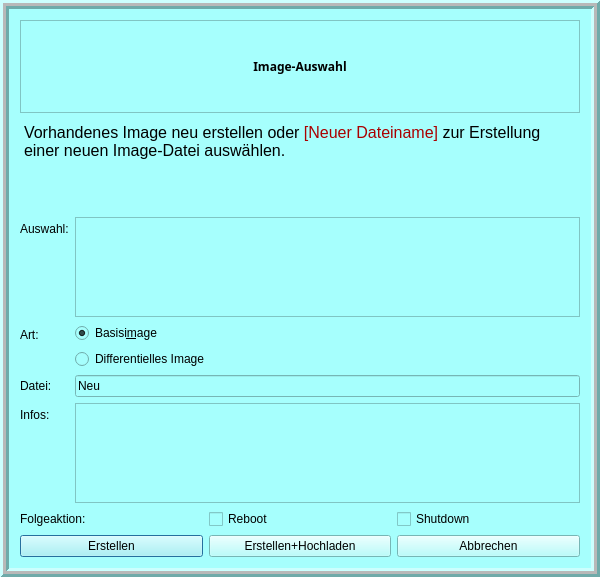
<?xml version="1.0" encoding="UTF-8"?>
<ui version="4.0">
 <class>linboImageSelector</class>
 <widget class="QDialog" name="linboImageSelector">
  <property name="geometry">
   <rect>
    <x>0</x>
    <y>0</y>
    <width>600</width>
    <height>577</height>
   </rect>
  </property>
  <property name="minimumSize">
   <size>
    <width>600</width>
    <height>400</height>
   </size>
  </property>
  <property name="windowTitle">
   <string>Image erstellen</string>
  </property>
  <property name="whatsThis">
   <string/>
  </property>
  <property name="styleSheet">
   <string notr="true">background-color: rgb(166, 255, 253);</string>
  </property>
  <property name="modal">
   <bool>true</bool>
  </property>
  <layout class="QHBoxLayout" name="horizontalLayout_3">
   <property name="leftMargin">
    <number>0</number>
   </property>
   <property name="topMargin">
    <number>0</number>
   </property>
   <property name="rightMargin">
    <number>0</number>
   </property>
   <property name="bottomMargin">
    <number>0</number>
   </property>
   <item>
    <widget class="QFrame" name="frame">
     <property name="frameShape">
      <enum>QFrame::Box</enum>
     </property>
     <property name="frameShadow">
      <enum>QFrame::Raised</enum>
     </property>
     <property name="lineWidth">
      <number>3</number>
     </property>
     <property name="midLineWidth">
      <number>3</number>
     </property>
     <layout class="QVBoxLayout" name="verticalLayout_2">
      <item>
       <widget class="QLabel" name="dialogTitle">
        <property name="font">
         <font>
          <family>Adobe Courier</family>
          <weight>75</weight>
          <bold>true</bold>
         </font>
        </property>
        <property name="autoFillBackground">
         <bool>false</bool>
        </property>
        <property name="frameShape">
         <enum>QFrame::StyledPanel</enum>
        </property>
        <property name="frameShadow">
         <enum>QFrame::Raised</enum>
        </property>
        <property name="lineWidth">
         <number>2</number>
        </property>
        <property name="text">
         <string>Image-Auswahl</string>
        </property>
        <property name="alignment">
         <set>Qt::AlignCenter</set>
        </property>
       </widget>
      </item>
      <item>
       <widget class="QTextEdit" name="textEdit">
        <property name="sizePolicy">
         <sizepolicy hsizetype="Preferred" vsizetype="Preferred">
          <horstretch>0</horstretch>
          <verstretch>0</verstretch>
         </sizepolicy>
        </property>
        <property name="minimumSize">
         <size>
          <width>0</width>
          <height>50</height>
         </size>
        </property>
        <property name="styleSheet">
         <string notr="true">background-color: rgba(255, 255, 255, 0);</string>
        </property>
        <property name="frameShape">
         <enum>QFrame::NoFrame</enum>
        </property>
        <property name="frameShadow">
         <enum>QFrame::Plain</enum>
        </property>
        <property name="sizeAdjustPolicy">
         <enum>QAbstractScrollArea::AdjustToContentsOnFirstShow</enum>
        </property>
        <property name="readOnly">
         <bool>true</bool>
        </property>
        <property name="html">
         <string>&lt;!DOCTYPE HTML PUBLIC &quot;-//W3C//DTD HTML 4.0//EN&quot; &quot;http://www.w3.org/TR/REC-html40/strict.dtd&quot;&gt;
&lt;html&gt;&lt;head&gt;&lt;meta name=&quot;qrichtext&quot; content=&quot;1&quot; /&gt;&lt;style type=&quot;text/css&quot;&gt;
p, li { white-space: pre-wrap; }
&lt;/style&gt;&lt;/head&gt;&lt;body style=&quot; font-family:'Sans Serif'; font-size:9pt; font-weight:400; font-style:normal;&quot;&gt;
&lt;p style=&quot; margin-top:0px; margin-bottom:0px; margin-left:0px; margin-right:0px; -qt-block-indent:0; text-indent:0px;&quot;&gt;&lt;span style=&quot; font-size:12pt;&quot;&gt;Vorhandenes Image neu erstellen oder &lt;/span&gt;&lt;span style=&quot; font-size:12pt; color:#aa0000;&quot;&gt;[Neuer Dateiname]&lt;/span&gt;&lt;span style=&quot; font-size:12pt;&quot;&gt; zur Erstellung einer neuen Image-Datei auswählen.&lt;/span&gt;&lt;/p&gt;&lt;/body&gt;&lt;/html&gt;</string>
        </property>
       </widget>
      </item>
      <item>
       <layout class="QFormLayout" name="formLayout">
        <property name="sizeConstraint">
         <enum>QLayout::SetFixedSize</enum>
        </property>
        <item row="0" column="0">
         <widget class="QLabel" name="label_3">
          <property name="text">
           <string>Auswahl:</string>
          </property>
         </widget>
        </item>
        <item row="0" column="1">
         <widget class="QListWidget" name="listBox">
          <property name="sizePolicy">
           <sizepolicy hsizetype="Preferred" vsizetype="Preferred">
            <horstretch>0</horstretch>
            <verstretch>0</verstretch>
           </sizepolicy>
          </property>
          <property name="minimumSize">
           <size>
            <width>300</width>
            <height>100</height>
           </size>
          </property>
          <property name="sizeAdjustPolicy">
           <enum>QAbstractScrollArea::AdjustToContentsOnFirstShow</enum>
          </property>
         </widget>
        </item>
        <item row="1" column="0">
         <widget class="QLabel" name="label_2">
          <property name="text">
           <string>Art:</string>
          </property>
         </widget>
        </item>
        <item row="1" column="1">
         <layout class="QVBoxLayout" name="verticalLayout">
          <item>
           <widget class="QRadioButton" name="baseRadioButton">
            <property name="sizePolicy">
             <sizepolicy hsizetype="Preferred" vsizetype="Fixed">
              <horstretch>0</horstretch>
              <verstretch>0</verstretch>
             </sizepolicy>
            </property>
            <property name="text">
             <string>Basisi&amp;mage</string>
            </property>
            <property name="checked">
             <bool>true</bool>
            </property>
            <attribute name="buttonGroup">
             <string notr="true">imageButtons</string>
            </attribute>
           </widget>
          </item>
          <item>
           <widget class="QRadioButton" name="incrRadioButton">
            <property name="sizePolicy">
             <sizepolicy hsizetype="Preferred" vsizetype="Fixed">
              <horstretch>0</horstretch>
              <verstretch>0</verstretch>
             </sizepolicy>
            </property>
            <property name="text">
             <string>Differentielles Image</string>
            </property>
            <attribute name="buttonGroup">
             <string notr="true">imageButtons</string>
            </attribute>
           </widget>
          </item>
         </layout>
        </item>
        <item row="2" column="0">
         <widget class="QLabel" name="textLabel2_2">
          <property name="text">
           <string>Datei:</string>
          </property>
          <property name="wordWrap">
           <bool>false</bool>
          </property>
         </widget>
        </item>
        <item row="2" column="1">
         <widget class="QLineEdit" name="specialName">
          <property name="text">
           <string>Neu</string>
          </property>
         </widget>
        </item>
        <item row="3" column="0">
         <widget class="QLabel" name="descriptionLabel">
          <property name="text">
           <string>Infos:</string>
          </property>
          <property name="wordWrap">
           <bool>false</bool>
          </property>
         </widget>
        </item>
        <item row="3" column="1">
         <widget class="QTextEdit" name="infoEditor">
          <property name="sizePolicy">
           <sizepolicy hsizetype="Preferred" vsizetype="Preferred">
            <horstretch>0</horstretch>
            <verstretch>0</verstretch>
           </sizepolicy>
          </property>
          <property name="minimumSize">
           <size>
            <width>300</width>
            <height>100</height>
           </size>
          </property>
          <property name="sizeAdjustPolicy">
           <enum>QAbstractScrollArea::AdjustToContentsOnFirstShow</enum>
          </property>
         </widget>
        </item>
       </layout>
      </item>
      <item>
       <layout class="QHBoxLayout" name="horizontalLayout_2">
        <item>
         <widget class="QLabel" name="label">
          <property name="text">
           <string>Folgeaktion:</string>
          </property>
         </widget>
        </item>
        <item>
         <widget class="QCheckBox" name="checkReboot">
          <property name="sizePolicy">
           <sizepolicy hsizetype="Preferred" vsizetype="Fixed">
            <horstretch>0</horstretch>
            <verstretch>0</verstretch>
           </sizepolicy>
          </property>
          <property name="text">
           <string>Reboot</string>
          </property>
         </widget>
        </item>
        <item>
         <widget class="QCheckBox" name="checkShutdown">
          <property name="sizePolicy">
           <sizepolicy hsizetype="Preferred" vsizetype="Fixed">
            <horstretch>0</horstretch>
            <verstretch>0</verstretch>
           </sizepolicy>
          </property>
          <property name="text">
           <string>Shutdown</string>
          </property>
         </widget>
        </item>
       </layout>
      </item>
      <item>
       <layout class="QHBoxLayout" name="horizontalLayout">
        <item>
         <widget class="QPushButton" name="createButton">
          <property name="sizePolicy">
           <sizepolicy hsizetype="Preferred" vsizetype="Fixed">
            <horstretch>0</horstretch>
            <verstretch>0</verstretch>
           </sizepolicy>
          </property>
          <property name="toolTip">
           <string>Erstellt das ausgewählte Image&lt;br&gt;im lokalen Cache</string>
          </property>
          <property name="text">
           <string>Erstellen</string>
          </property>
         </widget>
        </item>
        <item>
         <widget class="QPushButton" name="createUploadButton">
          <property name="sizePolicy">
           <sizepolicy hsizetype="Preferred" vsizetype="Fixed">
            <horstretch>0</horstretch>
            <verstretch>0</verstretch>
           </sizepolicy>
          </property>
          <property name="toolTip">
           <string>Erstellt das ausgewählte Image im lokalen Cache und lädt es &lt;br&gt; anschliessend auf den Server hoch</string>
          </property>
          <property name="text">
           <string>Erstellen+Hochladen</string>
          </property>
         </widget>
        </item>
        <item>
         <widget class="QPushButton" name="cancelButton">
          <property name="sizePolicy">
           <sizepolicy hsizetype="Preferred" vsizetype="Fixed">
            <horstretch>0</horstretch>
            <verstretch>0</verstretch>
           </sizepolicy>
          </property>
          <property name="toolTip">
           <string>Abbrechen ohne Imageerstellung</string>
          </property>
          <property name="text">
           <string>Abbrechen</string>
          </property>
         </widget>
        </item>
       </layout>
      </item>
     </layout>
    </widget>
   </item>
  </layout>
 </widget>
 <layoutdefault spacing="6" margin="11"/>
 <pixmapfunction>qPixmapFromMimeSource</pixmapfunction>
 <tabstops>
  <tabstop>baseRadioButton</tabstop>
  <tabstop>specialName</tabstop>
  <tabstop>createButton</tabstop>
  <tabstop>createUploadButton</tabstop>
  <tabstop>cancelButton</tabstop>
 </tabstops>
 <resources/>
 <connections>
  <connection>
   <sender>cancelButton</sender>
   <signal>clicked()</signal>
   <receiver>linboImageSelector</receiver>
   <slot>reject()</slot>
   <hints>
    <hint type="sourcelabel">
     <x>699</x>
     <y>646</y>
    </hint>
    <hint type="destinationlabel">
     <x>698</x>
     <y>677</y>
    </hint>
   </hints>
  </connection>
 </connections>
 <buttongroups>
  <buttongroup name="imageButtons"/>
 </buttongroups>
</ui>
